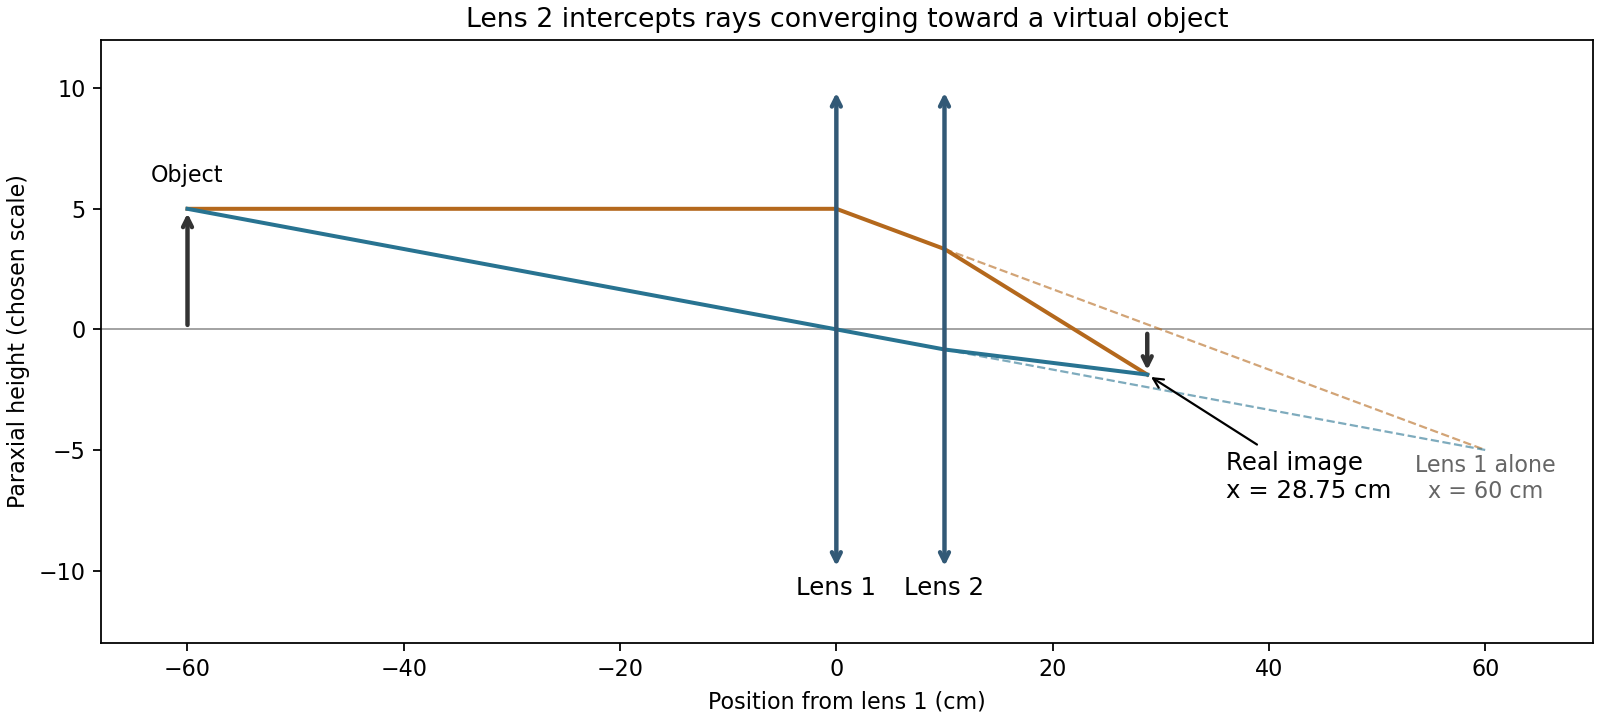

The Python source for this figure:
"""Original paraxial two-ray construction; all plot lengths in centimetres."""
import numpy as np
import matplotlib.pyplot as plt
fig,ax=plt.subplots(figsize=(10,4.5),facecolor='white',layout='constrained')
f=30.;d=10.;objx=-60.;objy=5.;imgx=28.75;imgy=-1.875
ax.axhline(0,color='.6',lw=.8)
for xx,name in [(0,'Lens 1'),(10,'Lens 2')]:
    ax.annotate('',(xx,10),(xx,-10),arrowprops=dict(arrowstyle='<->',color='#325976',lw=2))
    ax.text(xx,-11,name,ha='center',fontsize=11)
for col,initial_slope in [('#b4681c',0),('#287391',-objy/60)]:
    y1=objy+initial_slope*(0-objx);slope1=initial_slope-y1/f
    y2=y1+slope1*d;slope2=slope1-y2/f
    ax.plot([objx,0,10,imgx],[objy,y1,y2,imgy],color=col,lw=1.8)
    ax.plot([10,60],[y2,y2+slope1*50],color=col,lw=1,ls='--',alpha=.6)
ax.annotate('',(objx,objy),(objx,0),arrowprops=dict(arrowstyle='->',lw=2,color='#333333'))
ax.annotate('',(imgx,imgy),(imgx,0),arrowprops=dict(arrowstyle='->',lw=2,color='#333333'))
ax.text(objx,6.1,'Object',ha='center');ax.annotate('Real image\nx = 28.75 cm',(imgx,imgy),xytext=(36,-7),arrowprops=dict(arrowstyle='->'),fontsize=11)
ax.text(60,-7,'Lens 1 alone\nx = 60 cm',ha='center',fontsize=10,color='.4')
ax.set(xlim=(-68,70),ylim=(-13,12),xlabel='Position from lens 1 (cm)',ylabel='Paraxial height (chosen scale)',title='Lens 2 intercepts rays converging toward a virtual object')
fig.savefig('paper-1-ia2010-lenses.png',dpi=160,facecolor='white');plt.close(fig)
